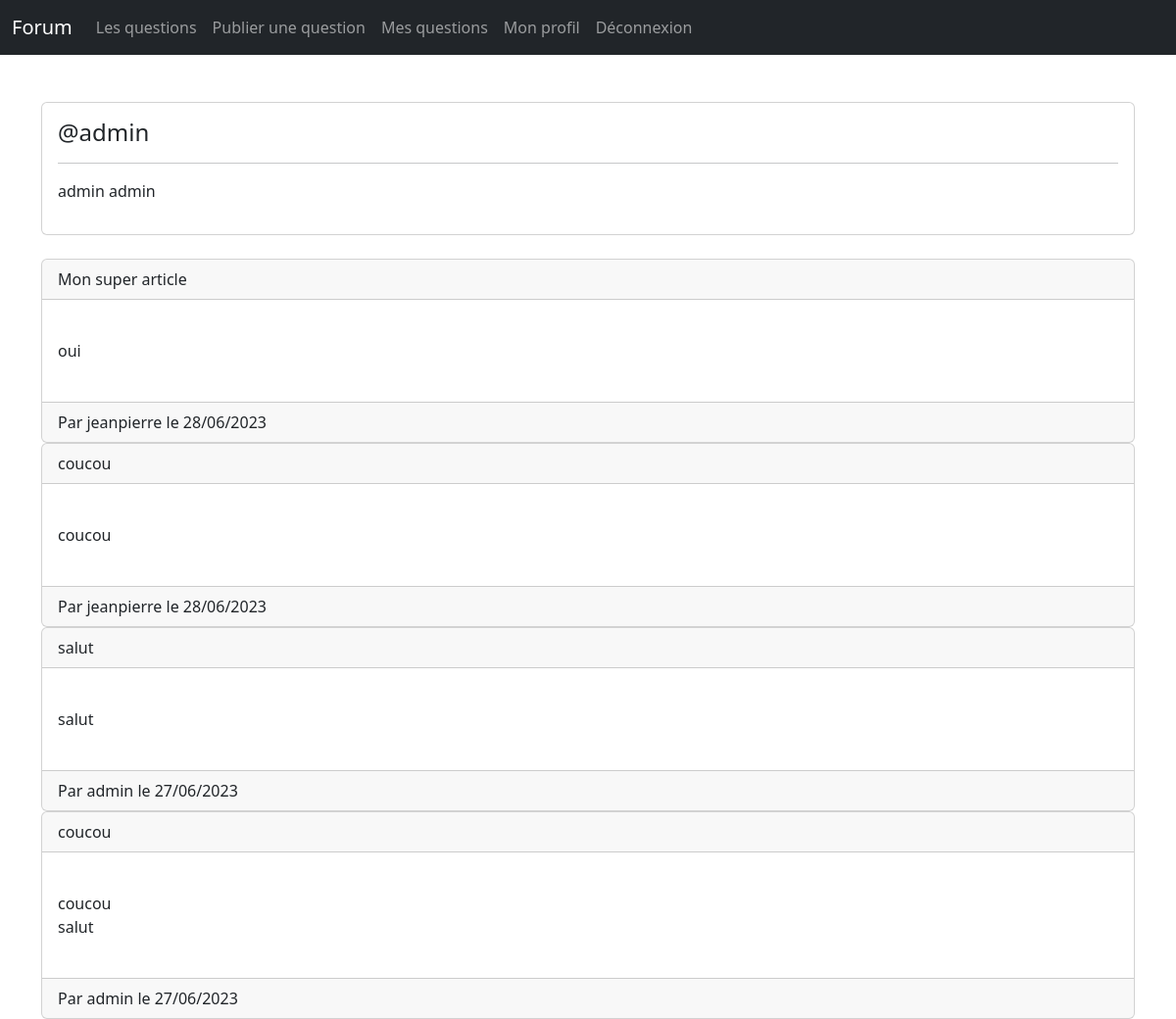
The page /profile.php?id=5 (signed in) on the database its author committed.
### tables this page shows
CREATE TABLE `users` (
  `id` int(11) NOT NULL,
  `pseudo` varchar(255) NOT NULL,
  `nom` varchar(255) NOT NULL,
  `prenom` varchar(255) NOT NULL,
  `mdp` text NOT NULL
);

CREATE TABLE `questions` (
  `id` int(11) NOT NULL,
  `titre` text NOT NULL,
  `description` text NOT NULL,
  `contenu` text NOT NULL,
  `id_auteur` int(11) NOT NULL,
  `pseudo_auteur` varchar(255) NOT NULL,
  `date_publication` text NOT NULL
);

### actions/users/showOneUsersProfileAction.php (called while the page is built)
<?php
require('actions/database.php');
if(isset($_GET['id']) AND !empty($_GET['id'])){
    $idOfUser = $_GET['id'];
    $checkIfUserExists = $bdd->prepare('SELECT pseudo, nom, prenom FROM users WHERE id = ?');
    $checkIfUserExists->execute(array($idOfUser));
    if($checkIfUserExists->rowCount() > 0){
        $usersInfos = $checkIfUserExists->fetch();
        $user_pseudo = $usersInfos['pseudo'];
        $user_lastname = $usersInfos['nom'];
        $user_firstname = $usersInfos['prenom'];
        $getHisQuestions = $bdd->prepare('SELECT * FROM questions WHERE id_auteur = ? ORDER BY id DESC');
        $getHisQuestions->execute(array($idOfUser));
    }else{
        $errorMsg = "Aucun utilisateur trouvé";
    }
}else{
    $errorMsg = "Aucun utilisateur trouvé";
}
?>

### profile.php (the view, shortened to what this page needs)
<?php
require('actions/users/showOneUsersProfileAction.php');
?>
<!DOCTYPE html>
<html lang="en">
<?php
include 'includes/head.php';
?>
<body>
    <?php include 'includes/navbar.php'; ?>
    <br><br>
    <div class="container">
        <?php
        if(isset($getHisQuestions)){
            ?>
            <div class="card">
                <div class="card-body">
                    <h4>@<?= $user_pseudo;?></h4>
                    <hr>
                    <p><?= $user_lastname . ' ' . $user_firstname;?></p>
                </div>
            </div>
            <br>
            <?php
            while($question = $getHisQuestions->fetch()){
                ?>
                <div class="card">
                    <div class="card-header">
                        <?= $question['titre'];?>
                    </div>
                    <br>
                    <div class="card-body">
                    <?= $question['description'];?>
                    </div>
                    <br>
                    <div class="card-footer">
                        Par <?= $question['pseudo_auteur'];?> le <?= $question['date_publication'];?>
                    </div>
                </div>
                <?php
            }
        }
        ?>
    </div>
</body>
</html>

### rows shown on the page
users: pseudo "admin", nom "admin", prenom "admin"
questions: titre "Mon super article", description "oui", pseudo_auteur "jeanpierre", date_publication "28/06/2023"
questions: titre "coucou", description "coucou", pseudo_auteur "jeanpierre", date_publication "28/06/2023"
questions: titre "salut", description "salut", pseudo_auteur "admin", date_publication "27/06/2023"
questions: titre "coucou", description "coucou salut", pseudo_auteur "admin", date_publication "27/06/2023"
